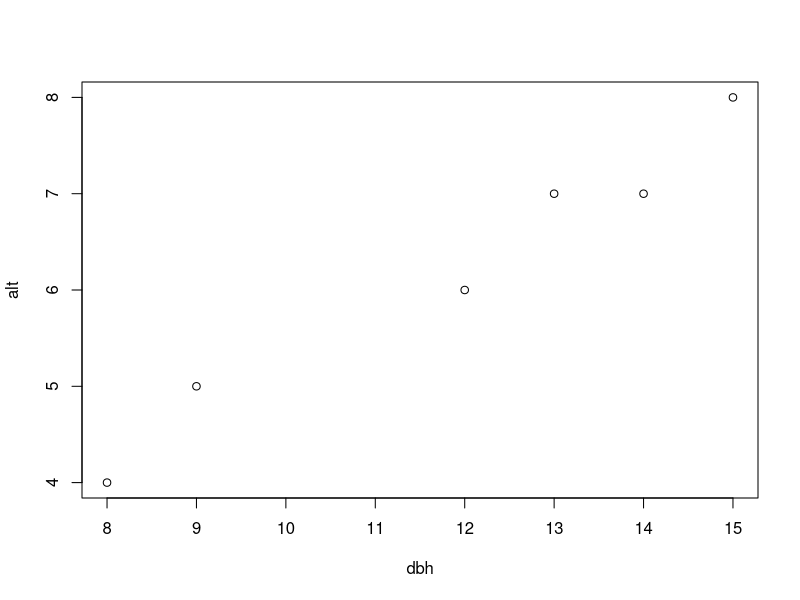
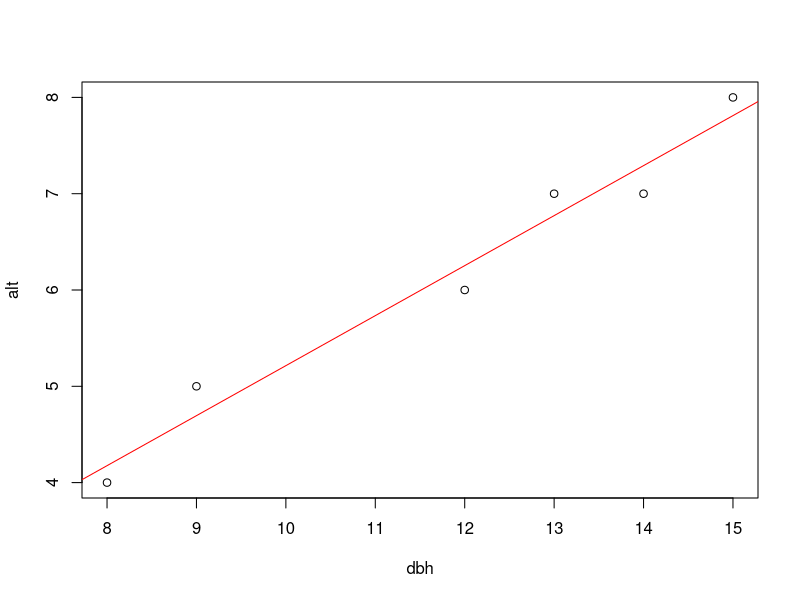

Write the R code that produced these figures, in order.
# Itzel Reta Heredia
# 8/30/2021
# 2124992
############

dbh <- c(15, 14, 13, 12, 9, 8)
alt <- c(8, 7, 7, 6, 5, 4)
prb <- data.frame(dbh, alt)

plot(dbh, alt)
cor.test(dbh, alt)



prb$xmn <- round(prb$dbh - mean(prb$dbh),2)
mean(prb$dbh)
prb$ymn <- round(prb$alt - mean(prb$alt),2)
mean(prb$alt)
prb$xmn2 <- round((prb$dbh - mean(prb$dbh))^2,2)

beta <- sum(prb$xmn * prb$ymn)/sum(prb$xmn2)
beta
alfa <- mean(prb$alt)- (beta*mean(prb$dbh))

prb$ypr <- round(alfa + (beta*prb$dbh),2)
sum(prb$res)^2
prb.lm <- lm(prb$alt ~ prb$dbh)
summary(prb.lm)

prb.lm$fitted.values

plot(dbh, alt)
abline(prb.lm, col = "red")

prb.lm2 <- anova(prb.lm)
prb.lm2



#cbe.lm <- lm(cbe$LAI4 ~ cbe$Cnpy)

#plot(cbe$Cnpy, cbe$LAI4)
#abline(cbe.lm, col= "red")
#summary(cbe.lm)

#cbe.lm$fitted.values
#cbe$ypr <- cbe.lm$fitted.values
